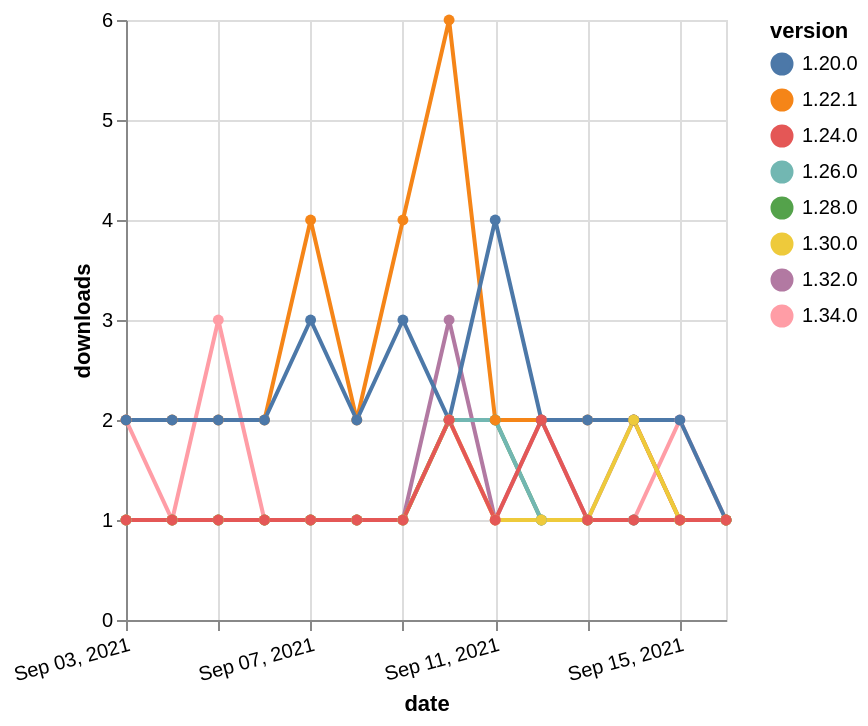

Describe this chart as a Vega-Lite specification.
### Vega-Lite specification from a JSON file in a GitHub repository (floating-point values rounded to 4 significant figures)
{"$schema": "https://vega.github.io/schema/vega-lite/v5.json", "description": "A simple bar chart with embedded data.", "data": {"values": [{"date": "2021-09-03", "total": 119, "delta": 2, "version": "1.34.0"}, {"date": "2021-09-04", "total": 120, "delta": 1, "version": "1.34.0"}, {"date": "2021-09-05", "total": 123, "delta": 3, "version": "1.34.0"}, {"date": "2021-09-06", "total": 124, "delta": 1, "version": "1.34.0"}, {"date": "2021-09-07", "total": 125, "delta": 1, "version": "1.34.0"}, {"date": "2021-09-08", "total": 126, "delta": 1, "version": "1.34.0"}, {"date": "2021-09-09", "total": 127, "delta": 1, "version": "1.34.0"}, {"date": "2021-09-10", "total": 129, "delta": 2, "version": "1.34.0"}, {"date": "2021-09-11", "total": 130, "delta": 1, "version": "1.34.0"}, {"date": "2021-09-12", "total": 131, "delta": 1, "version": "1.34.0"}, {"date": "2021-09-13", "total": 132, "delta": 1, "version": "1.34.0"}, {"date": "2021-09-14", "total": 133, "delta": 1, "version": "1.34.0"}, {"date": "2021-09-15", "total": 135, "delta": 2, "version": "1.34.0"}, {"date": "2021-09-16", "total": 136, "delta": 1, "version": "1.34.0"}, {"date": "2021-09-03", "total": 190, "delta": 1, "version": "1.32.0"}, {"date": "2021-09-04", "total": 191, "delta": 1, "version": "1.32.0"}, {"date": "2021-09-05", "total": 192, "delta": 1, "version": "1.32.0"}, {"date": "2021-09-06", "total": 193, "delta": 1, "version": "1.32.0"}, {"date": "2021-09-07", "total": 194, "delta": 1, "version": "1.32.0"}, {"date": "2021-09-08", "total": 195, "delta": 1, "version": "1.32.0"}, {"date": "2021-09-09", "total": 196, "delta": 1, "version": "1.32.0"}, {"date": "2021-09-10", "total": 199, "delta": 3, "version": "1.32.0"}, {"date": "2021-09-11", "total": 200, "delta": 1, "version": "1.32.0"}, {"date": "2021-09-12", "total": 202, "delta": 2, "version": "1.32.0"}, {"date": "2021-09-13", "total": 203, "delta": 1, "version": "1.32.0"}, {"date": "2021-09-14", "total": 205, "delta": 2, "version": "1.32.0"}, {"date": "2021-09-15", "total": 206, "delta": 1, "version": "1.32.0"}, {"date": "2021-09-16", "total": 207, "delta": 1, "version": "1.32.0"}, {"date": "2021-09-03", "total": 181, "delta": 1, "version": "1.28.0"}, {"date": "2021-09-04", "total": 182, "delta": 1, "version": "1.28.0"}, {"date": "2021-09-05", "total": 183, "delta": 1, "version": "1.28.0"}, {"date": "2021-09-06", "total": 184, "delta": 1, "version": "1.28.0"}, {"date": "2021-09-07", "total": 185, "delta": 1, "version": "1.28.0"}, {"date": "2021-09-08", "total": 186, "delta": 1, "version": "1.28.0"}, {"date": "2021-09-09", "total": 187, "delta": 1, "version": "1.28.0"}, {"date": "2021-09-10", "total": 189, "delta": 2, "version": "1.28.0"}, {"date": "2021-09-11", "total": 191, "delta": 2, "version": "1.28.0"}, {"date": "2021-09-12", "total": 192, "delta": 1, "version": "1.28.0"}, {"date": "2021-09-13", "total": 193, "delta": 1, "version": "1.28.0"}, {"date": "2021-09-14", "total": 194, "delta": 1, "version": "1.28.0"}, {"date": "2021-09-15", "total": 195, "delta": 1, "version": "1.28.0"}, {"date": "2021-09-16", "total": 196, "delta": 1, "version": "1.28.0"}, {"date": "2021-09-03", "total": 196, "delta": 1, "version": "1.26.0"}, {"date": "2021-09-04", "total": 197, "delta": 1, "version": "1.26.0"}, {"date": "2021-09-05", "total": 198, "delta": 1, "version": "1.26.0"}, {"date": "2021-09-06", "total": 199, "delta": 1, "version": "1.26.0"}, {"date": "2021-09-07", "total": 200, "delta": 1, "version": "1.26.0"}, {"date": "2021-09-08", "total": 201, "delta": 1, "version": "1.26.0"}, {"date": "2021-09-09", "total": 202, "delta": 1, "version": "1.26.0"}, {"date": "2021-09-10", "total": 204, "delta": 2, "version": "1.26.0"}, {"date": "2021-09-11", "total": 206, "delta": 2, "version": "1.26.0"}, {"date": "2021-09-12", "total": 207, "delta": 1, "version": "1.26.0"}, {"date": "2021-09-13", "total": 208, "delta": 1, "version": "1.26.0"}, {"date": "2021-09-14", "total": 209, "delta": 1, "version": "1.26.0"}, {"date": "2021-09-15", "total": 210, "delta": 1, "version": "1.26.0"}, {"date": "2021-09-16", "total": 211, "delta": 1, "version": "1.26.0"}, {"date": "2021-09-03", "total": 2509, "delta": 2, "version": "1.22.1"}, {"date": "2021-09-04", "total": 2511, "delta": 2, "version": "1.22.1"}, {"date": "2021-09-05", "total": 2513, "delta": 2, "version": "1.22.1"}, {"date": "2021-09-06", "total": 2515, "delta": 2, "version": "1.22.1"}, {"date": "2021-09-07", "total": 2519, "delta": 4, "version": "1.22.1"}, {"date": "2021-09-08", "total": 2521, "delta": 2, "version": "1.22.1"}, {"date": "2021-09-09", "total": 2525, "delta": 4, "version": "1.22.1"}, {"date": "2021-09-10", "total": 2531, "delta": 6, "version": "1.22.1"}, {"date": "2021-09-11", "total": 2533, "delta": 2, "version": "1.22.1"}, {"date": "2021-09-12", "total": 2535, "delta": 2, "version": "1.22.1"}, {"date": "2021-09-13", "total": 2537, "delta": 2, "version": "1.22.1"}, {"date": "2021-09-14", "total": 2539, "delta": 2, "version": "1.22.1"}, {"date": "2021-09-15", "total": 2540, "delta": 1, "version": "1.22.1"}, {"date": "2021-09-16", "total": 2541, "delta": 1, "version": "1.22.1"}, {"date": "2021-09-03", "total": 2366, "delta": 2, "version": "1.20.0"}, {"date": "2021-09-04", "total": 2368, "delta": 2, "version": "1.20.0"}, {"date": "2021-09-05", "total": 2370, "delta": 2, "version": "1.20.0"}, {"date": "2021-09-06", "total": 2372, "delta": 2, "version": "1.20.0"}, {"date": "2021-09-07", "total": 2375, "delta": 3, "version": "1.20.0"}, {"date": "2021-09-08", "total": 2377, "delta": 2, "version": "1.20.0"}, {"date": "2021-09-09", "total": 2380, "delta": 3, "version": "1.20.0"}, {"date": "2021-09-10", "total": 2382, "delta": 2, "version": "1.20.0"}, {"date": "2021-09-11", "total": 2386, "delta": 4, "version": "1.20.0"}, {"date": "2021-09-12", "total": 2388, "delta": 2, "version": "1.20.0"}, {"date": "2021-09-13", "total": 2390, "delta": 2, "version": "1.20.0"}, {"date": "2021-09-14", "total": 2392, "delta": 2, "version": "1.20.0"}, {"date": "2021-09-15", "total": 2394, "delta": 2, "version": "1.20.0"}, {"date": "2021-09-16", "total": 2395, "delta": 1, "version": "1.20.0"}, {"date": "2021-09-03", "total": 156, "delta": 1, "version": "1.30.0"}, {"date": "2021-09-04", "total": 157, "delta": 1, "version": "1.30.0"}, {"date": "2021-09-05", "total": 158, "delta": 1, "version": "1.30.0"}, {"date": "2021-09-06", "total": 159, "delta": 1, "version": "1.30.0"}, {"date": "2021-09-07", "total": 160, "delta": 1, "version": "1.30.0"}, {"date": "2021-09-08", "total": 161, "delta": 1, "version": "1.30.0"}, {"date": "2021-09-09", "total": 162, "delta": 1, "version": "1.30.0"}, {"date": "2021-09-10", "total": 164, "delta": 2, "version": "1.30.0"}, {"date": "2021-09-11", "total": 165, "delta": 1, "version": "1.30.0"}, {"date": "2021-09-12", "total": 166, "delta": 1, "version": "1.30.0"}, {"date": "2021-09-13", "total": 167, "delta": 1, "version": "1.30.0"}, {"date": "2021-09-14", "total": 169, "delta": 2, "version": "1.30.0"}, {"date": "2021-09-15", "total": 170, "delta": 1, "version": "1.30.0"}, {"date": "2021-09-16", "total": 171, "delta": 1, "version": "1.30.0"}, {"date": "2021-09-03", "total": 256, "delta": 1, "version": "1.24.0"}, {"date": "2021-09-04", "total": 257, "delta": 1, "version": "1.24.0"}, {"date": "2021-09-05", "total": 258, "delta": 1, "version": "1.24.0"}, {"date": "2021-09-06", "total": 259, "delta": 1, "version": "1.24.0"}, {"date": "2021-09-07", "total": 260, "delta": 1, "version": "1.24.0"}, {"date": "2021-09-08", "total": 261, "delta": 1, "version": "1.24.0"}, {"date": "2021-09-09", "total": 262, "delta": 1, "version": "1.24.0"}, {"date": "2021-09-10", "total": 264, "delta": 2, "version": "1.24.0"}, {"date": "2021-09-11", "total": 265, "delta": 1, "version": "1.24.0"}, {"date": "2021-09-12", "total": 267, "delta": 2, "version": "1.24.0"}, {"date": "2021-09-13", "total": 268, "delta": 1, "version": "1.24.0"}, {"date": "2021-09-14", "total": 269, "delta": 1, "version": "1.24.0"}, {"date": "2021-09-15", "total": 270, "delta": 1, "version": "1.24.0"}, {"date": "2021-09-16", "total": 271, "delta": 1, "version": "1.24.0"}]}, "width": "container", "mark": {"type": "line", "point": {"filled": true}}, "encoding": {"x": {"field": "date", "type": "temporal", "timeUnit": "yearmonthdate", "title": "date", "axis": {"labelAngle": -15}}, "y": {"field": "delta", "type": "quantitative", "title": "downloads"}, "color": {"field": "version", "type": "nominal"}, "tooltip": {"field": "delta"}}}
